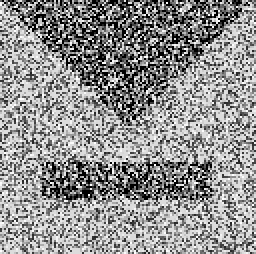
#> input picture noise.png, 128 x 127 px (shown 2 times larger)
$ python -i holes.py   (imports and definitions only)   (older library calls are emulated)
#> lines starting #> are read from the running program, lines starting #| are printed output that depends on the picture
#> further down, picture is the input picture: shape (127, 128); min 0, max 255, mean 144.6
### SSA/analysis/GeneralProcess.py
# -*- coding: utf-8 -*-
#
"""
This script mostly contains general algorithms I developed for image analysis.
Not all of them are useful and proper. And they are under constant development.
"""

import numpy as np
import matplotlib.pyplot as plt
import skimage.morphology as skimorph
import skimage.filters as skifilter
import sklearn.neighbors as skneighbor
import scipy.odr as spyodr
import scipy as spy
from scipy.ndimage import gaussian_filter
import sklearn.mixture as skMixture
from scipy.optimize import curve_fit
from skimage import exposure

# [11 lines left out: functions PixDistribution, BiGaussCDF, not called in this run]

def BiGauss(x, A, mu1, sigma1, mu2, sigma2):
    B = 1 / (np.sqrt(2*np.pi) * (A * sigma1 + sigma2))
    return B * (A * np.exp(-(x-mu1)**2/(2*sigma1**2)) + np.exp(-(x-mu2)**2/(2*sigma2**2)))

# [144 lines left out: functions BiGaussCDFThres, GaussianMixThres, KernelThresh, BinaryConverter, BinaryDialateEdge, BinaryErosionEdge, not called in this run]

def Intersection(line1, line2):
    """Compute the intersection of two 2D lines represted by two points on the line.
    """
    p_seg = line1[1] - line1[0]
    q_seg = line2[1] - line2[0]
    ini_seg = line1[0] - line2[1]
    coeffi = (q_seg[1] * ini_seg[0] - q_seg[0] * ini_seg[1]) / \
            float(q_seg[0] * p_seg[1] - q_seg[1] * p_seg[0])
    sect_point = line1[0] + coeffi * p_seg
    return sect_point

def ThreePointOrien(p1, p2, p3):
    # See http://www.geeksforgeeks.org/orientation-3-ordered-points/
    # for details of below formula.
    val = (p2[1] - p1[1]) * (p3[0] - p2[0]) - (p2[0] - p1[0]) * (p3[1] - p2[1]);
    if (val == 0):
        return 0  # colinear
    return 1 if val > 0 else 2 # clock or counterclock wise

def SegmentIntersect(line1, line2):
    p1, q1 = line1
    p2, q2 = line2
    if (ThreePointOrien(p1, q1, p2) != ThreePointOrien(p1, q1, q2)) and \
        (ThreePointOrien(p2, q2, p1) != ThreePointOrien(p2, q2, q1)):
        return True
    else:
        return False

# [46 lines left out: functions AnisotropicFilter1D, AnisotropicImageFilter1D, AnisotropicFilter2D, not called in this run]


def ScaleFourth(x, kappa):
    return 1 - np.exp(-3.31488 / (x/kappa**2)**4)

# [89 lines left out: functions ReguIsoNonlinear, EdgeEnhance2D, DiffTensor, DiffStep2D, not called in this run]


def Logistic(x, x0, y0, k, c):
     y = c / (1 + np.exp(-k*(x - x0))) + y0
     return y

# [35 lines left out: functions LogisGradPercent, SigmoEdge, not called in this run]

def LogiLorent(x, x0, y0, k, c, x_L, G):
    y = c / (1 + np.exp(-k*(x - x0))) + y0 + G**2 / (4 * (x - x_L)**2 + G**2)
    return y

def LogiGaussian(x, x0, y0, k, c, A, mu, sigma):
    y = c / (1 + np.exp(-k*(x - x0))) + y0 + A * np.exp(-(x - mu)**2 / (2*sigma**2))
    return y

# [551 lines left out: functions LGSemEdge, LGStemEdge, StraightLine, LogiPlateau, LPSemEdge, GradSlop and 4 more, not called in this run]

vTriLinBend = np.vectorize(TriLineBend)

# [17 lines left out: functions TriLineBendFunction, TriLineFit, not called in this run]

def LineByTwoPoints(x, x1, y1, x2, y2):
    y = ((x - x1) * y2 - (x - x2) * y1) / (x2 - x1)
    return y


# [17 lines left out: function OneDCornerDetection, not called in this run]

def OneDCornerFunction(coef, x):
    const, dis_continu, slope = coef
    return const + (x - dis_continu) * slope * (x > dis_continu)


def MonotonFind(arr, target):
    return np.where(np.diff(np.sign(arr - target)))[0]


# [179 lines left out: function WLCBotCD_Manu, not called in this run]

### SSA/analysis/holes.py
# -*- coding: utf-8 -*-

"""
This script is mostly deprecated. It contains the algorim for top down, hole
like images. Need a lot more development
"""

import skimage.morphology as skimorph
import skimage.measure as skimeasure
import skimage.transform as skitransform
import matplotlib.pyplot as plt
import numpy as np
import matplotlib
import math

from .GeneralProcess import SegmentIntersect, Intersection

# [79 lines left out: function TopGeometryAnalysis, not called in this run]

def GridMatching(image_fit, grid='rect', open_limit=40, angle_diff=2):
    """Find grid of features and count capping

    Parameters
    ----------
    image : (N, M) ndarray
        Input binary image

    Returns
    -------
    miss_point : list of tuples
        The coordinates of points that are missed
    """
#> called with grid = 'rect', open_limit = 40, angle_diff = 2

    y_lim, x_lim = image_fit.shape
#> y_lim = 127; x_lim = 128

    labeled_image = skimorph.label(image_fit)
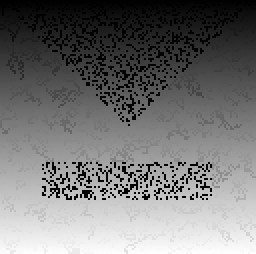
#> labeled_image: shape (127, 128) int64 (shown 2 times larger); min 0, max 11609, mean 5334.1; drawn with min black and max white
    regions = skimeasure.regionprops(labeled_image)
#> regions = 11609 regions
    open_count = len(regions)
#> open_count = 11609
    if open_count < open_limit:
        return open_count, 0, 0, None, None

    if grid == 'rect':
        verti_search = np.linspace(-angle_diff, angle_diff, num=101) * np.pi / 180
        v_space, v_theta, v_d = skitransform.hough_line(image_fit, theta=verti_search)
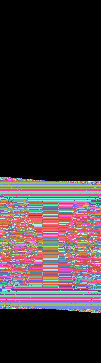
#> v_space: shape (363, 101) uint64; 127 distinct labels, from 0 to 128; one colour per label, 0 black
#> v_theta = 101 values from -0.0349 to 0.0349; v_d = 363 values from -181 to 181
        vert_accu, vert_angles, vert_dists = skitransform.hough_line_peaks(v_space, v_theta, v_d,
                                min_distance=30, threshold=np.max(v_space)/15.)
#> vert_accu = [128, 128, 128, 128, 128, 127, 127, 127, 127, 127, 127]; vert_angles = [0.0342, 0.0244, -0.0126, -0.0321, -0.0293, 0.00628, -0.0223, 0.0279, 0.0175, 0.00279, -0.00908]; vert_dists = [127, 126, 125, 121, 3, 126, 123, 7, 7, 3, 0]

        vert_para = list(zip(vert_dists, vert_angles, vert_accu))
#> vert_para = [(127, 0.0342, 128), (126, 0.0244, 128), (125, -0.0126, 128), (121, -0.0321, 128), (3, -0.0293, 128), (126, 0.00628, 127), (123, -0.0223, 127), (7, 0.0279, 127), (7, 0.0175, 127), (3, 0.00279, 127), (0, -0.00908, 127)]
        vert_para.sort()
        vert_lines_set = []
        last_accu = None
        last_dist = None
        for dist, angle, accu in vert_para:
            if dist < x_lim * 0.02 or abs(dist - x_lim) < x_lim * 0.02:
                continue
            x0 = dist / np.cos(angle)
            x1 = - y_lim * np.tan(angle) + x0
            line = np.array([[x0, 0], [x1, y_lim]])
            if len(vert_lines_set) > 0:
                if SegmentIntersect(line, vert_lines_set[-1]):
                    if accu > last_accu:
                        vert_lines_set[-1] = line
                        last_accu = accu
                        last_dist = dist
                elif abs(dist-last_dist) < 0.01 * x_lim:
                    if accu > last_accu:
                        vert_lines_set[-1] = line
                        last_accu = accu
                        last_dist = dist
                else:
                    vert_lines_set.append(line)
                    last_accu = accu
                    last_dist = dist
            else:
                vert_lines_set.append(line)
                last_accu = accu
                last_dist = dist
#> this loop made 11 passes
#> (dist, angle, accu, x0, x1, p1 in SegmentIntersect, q1 in SegmentIntersect, p2 in SegmentIntersect) on passes 6 to 8: (121, -0.0321, 128, 121.1, 125.1, [121.1, 0], [125.1, 127], [3, 0]), (123, -0.0223, 127, 123, 125.9, [123, 0], [125.9, 127], [121.1, 0]), (125, -0.0126, 128, 125, 126.6, [125, 0], [126.6, 127], [123, 0])
#> (dist, angle, accu, x0, x1, line, last_accu, last_dist) on pass 2: (3, -0.0293, 128, 3, 6.73, [[3, 0], [6.73, 127]], 128, 3)
#> after the loop, vert_lines_set = [[[3, 0], [6.73, 127]], [[121.1, 0], [125.1, 127]], [[123, 0], [125.9, 127]], [[125, 0], [126.6, 127]]]

        # Calculate horizontal lines
        hori_search = np.linspace(90-angle_diff, 90+angle_diff, num=101) * np.pi / 180
        h_space, h_theta, h_d = skitransform.hough_line(image_fit, theta=hori_search)
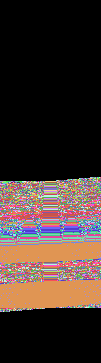
#> h_space: shape (363, 101) uint64; 130 distinct labels, from 0 to 129; one colour per label, 0 black
#> h_theta = 101 values from 1.54 to 1.61; h_d = 363 values from -181 to 181
        hori_accu, hori_angles, hori_dists = skitransform.hough_line_peaks(h_space, h_theta, h_d,
                                min_distance=30, threshold=np.max(h_space)/15.)
#> hori_accu = [129, 129, 129, 129, 129, 129, 129, 129, 129, 129, 129, 129, 129, 129, 128, 128]; hori_angles = [1.55, 1.54, 1.59, 1.56, 1.6, 1.58, 1.56, 1.54, 1.55, 1.61, 1.56, 1.59, 1.58, 1.6, 1.57, 1.57]; hori_dists = [126, 124, 123, 122, 121, 116, 109, 81, 78, 76, 76, 74, 64, 59, 113, 71]
        hori_para = list(zip(hori_dists, hori_angles, hori_accu))
#> hori_para = 16 items, first 6: (126, 1.55, 129), (124, 1.54, 129), (123, 1.59, 129), (122, 1.56, 129), (121, 1.6, 129), (116, 1.58, 129)
        hori_para.sort()
        hori_lines_set = []
        last_accu = None
        last_dist = None
        for dist, angle, accu in hori_para:
            if dist < y_lim * 0.02 or abs(dist - y_lim) < y_lim * 0.02:
                continue
            y0 = dist / np.sin(angle)
            y1 = (dist - x_lim * np.cos(angle)) / np.sin(angle)
            line = np.array([[0, y0], [x_lim, y1]])
            if len(hori_lines_set) > 0:
                if SegmentIntersect(line, hori_lines_set[-1]):
                    if accu > last_accu:
                        hori_lines_set[-1] = line
                        last_accu = accu
                elif abs(dist-last_dist) < 0.01 * y_lim:
                    if accu > last_accu:
                        hori_lines_set[-1] = line
                        last_accu = accu
                        last_dist = dist
                else:
                    hori_lines_set.append(line)
                    last_accu = accu
                    last_dist = dist
            else:
                hori_lines_set.append(line)
                last_accu = accu
                last_dist = dist
#> this loop made 16 passes
#> (dist, angle, accu, y0, y1, p1 in SegmentIntersect, q1 in SegmentIntersect, p2 in SegmentIntersect) on passes 2, 3, 4, 6, 9, 10, 11, 12, 14: (64, 1.58, 129, 64, 65.52, [0, 64], [128, 65.52], [0, 59.02]), (71, 1.57, 128, 71, 71.27, [0, 71], [128, 71.27], [0, 64]), (74, 1.59, 129, 74.01, 76.52, [0, 74.01], [128, 76.52], [0, 71]), (76, 1.61, 129, 76.05, 80.52, [0, 76.05], [128, 80.52], [0, 74.01]), (109, 1.56, 129, 109, 108.1, [0, 109], [128, 108.1], [0, 76.05]), (113, 1.57, 128, 113, 113.4, [0, 113], [128, 113.4], [0, 109]), (116, 1.58, 129, 116, 117.8, [0, 116], [128, 117.8], [0, 113]), (121, 1.6, 129, 121.1, 125.2, [0, 121.1], [128, 125.2], [0, 116]), (123, 1.59, 129, 123, 125.9, [0, 123], [128, 125.9], [0, 121.1])
#> (dist, angle, accu, y0, y1, line, last_accu, last_dist) on pass 1: (59, 1.6, 129, 59.02, 62.51, [[0, 59.02], [128, 62.51]], 129, 59)
#> after the loop, hori_lines_set = 10 items, first 6: [[0, 59.02], [128, 62.51]], [[0, 64], [128, 65.52]], [[0, 71], [128, 71.27]], [[0, 74.01], [128, 76.52]], [[0, 76.05], [128, 80.52]], [[0, 109], [128, 108.1]]
        line_collection = [hori_lines_set, vert_lines_set]
    else:
        return

    cap_point = []
    for line1 in line_collection[0]:
        for line2 in line_collection[1]:
            cross_point = Intersection(line1, line2)
            imag_r = int(np.floor(cross_point[1]))
            imag_c = int(np.floor(cross_point[0]))
            if imag_r >=y_lim or imag_c >= x_lim or imag_r < 0 or imag_c < 0:
                continue
            elif image_fit[imag_r, imag_c] == 0:
                cap_point.append(cross_point)
#> this loop made 10 passes
#> line1 on passes 1 to 8: [[0, 59.02], [128, 62.51]], [[0, 64], [128, 65.52]], [[0, 71], [128, 71.27]], [[0, 74.01], [128, 76.52]], [[0, 76.05], [128, 80.52]], [[0, 109], [128, 108.1]], [[0, 113], [128, 113.4]], [[0, 116], [128, 117.8]]
#> after the loop, cap_point = []
    cap_point = np.array(cap_point)
#> cap_point = empty array
    cap_count = len(cap_point)
#> cap_count = 0
    tot_count = len(line_collection[0]) * len(line_collection[1])
#> tot_count = 40
    return open_count, cap_count, tot_count, cap_point, line_collection

>>> import cv2
>>> picture = cv2.imread('../../noise.png', cv2.IMREAD_GRAYSCALE)
>>> result = GridMatching(picture)
#> result = 5 items
